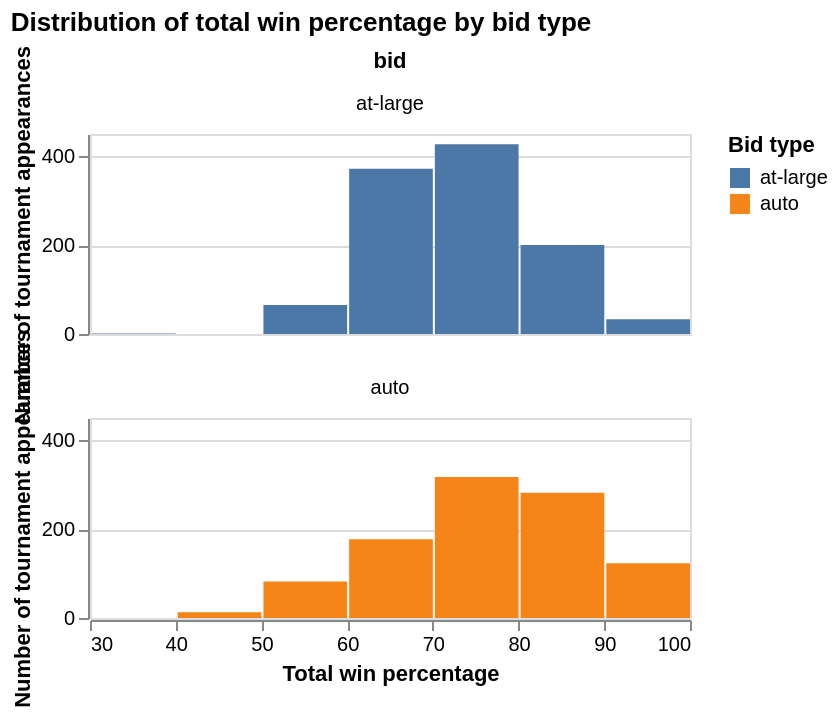

Notebook source saved alongside this figure:
### Markdown cell above
Visualization 2: These histograms show the distribution of total win percentage seperately for auto and at-large bids. Comparing the centre and spread of each panel can show whether total win percentage differs between the two bid types which can be used  to see if it can help predict bid.

### Code cell
### EDIT THIS CODE CELL FOR VISUALIZATION 2###
Vis2 = alt.Chart(NCAA_Data).mark_bar().encode(
    x=alt.X("total_wins_pct").bin().title("Total win percentage"),
    y=alt.Y("count()").title("Number of tournament appearances"),
    color=alt.Color("bid").title("Bid type"))

Vis2 = Vis2.properties(
    height=100
).facet(
    "bid:N",
    columns=1,
    title="Distribution of total win percentage by bid type")

Vis2

### Figure 1 — Vega-Lite specification as saved in the notebook (floating-point values rounded to 4 significant figures; data arrays with more than 128 entries replaced by an {"elided": "..."} marker saying what was removed)
{"config": {"view": {"continuousWidth": 300, "continuousHeight": 300}}, "data": {"name": "data-e8eb5d35a41f5d821184f5fe7755d75c"}, "facet": {"field": "bid", "type": "nominal"}, "spec": {"mark": {"type": "bar"}, "encoding": {"color": {"field": "bid", "title": "Bid type", "type": "nominal"}, "x": {"bin": {}, "field": "total_wins_pct", "title": "Total win percentage", "type": "quantitative"}, "y": {"aggregate": "count", "title": "Number of tournament appearances", "type": "quantitative"}}, "height": 100}, "columns": 1, "title": "Distribution of total win percentage by bid type", "$schema": "https://vega.github.io/schema/vega-lite/v5.20.1.json", "datasets": {"data-e8eb5d35a41f5d821184f5fe7755d75c": {"elided": "2092 records"}}}
